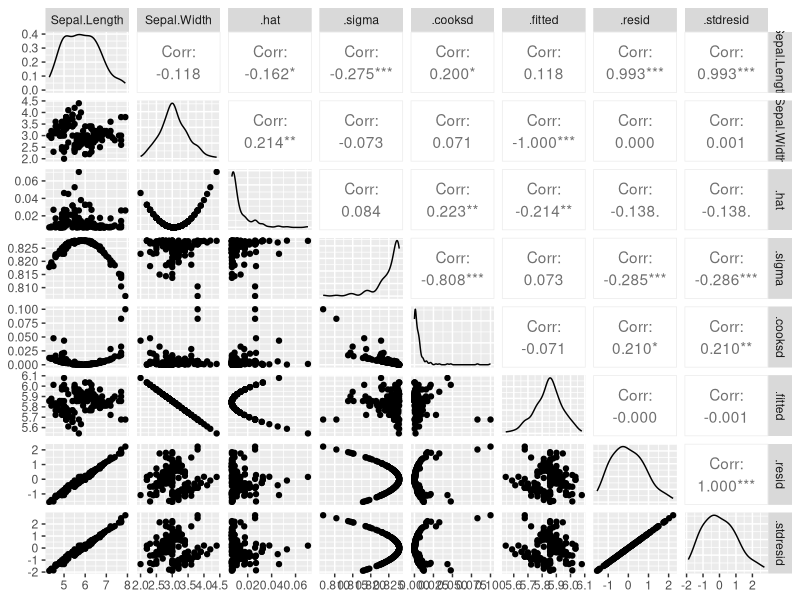

This chart was generated by the following R code: (Note: this script raises an error after producing the figure.)
library(tidyverse)

# Simulated messy dataset
set.seed(42)
df <- tibble(
  ID = 1:15,
  Name = c("Alice", "Bob", "Charlie", "David", "Eve", "Frank", "Grace", "Hank", "Ivy", "Jack",
           "Karen", "Leo", "Mona", "Nina", "Oscar"),
  Age = sample(20:50, 15, replace = TRUE),
  Group = rep(c("A", "B"), length.out = 15), 
  Income = c(50000, 60000, NA, 55000, 45000, NA, 70000, 52000, 58000, 61000,
             NA, 49000, 53000, NA, 62000),
  Address = c("123 St, CityA", "456 Rd, CityB", "789 Ln, CityC", "N/A", "456 Rd, CityB",
              "789 Ln, CityC", "123 St, CityA", "N/A", "456 Rd, CityB", "789 Ln, CityC",
              "123 St, CityA", "456 Rd, CityB", "N/A", "789 Ln, CityC", "123 St, CityA")
)

print(df)

#split up the data
df_a <- df %>% filter(Group == "A")
df_b <- df %>% filter(Group == "B")

#clean each subset
df_a_cleaned <- df_a %>% 
  mutate(Income = ifelse(is.na(Income), median(Income, na.rm = TRUE), Income))

df_b_cleaned <- df_b %>% 
  mutate(Address = ifelse(Address == "N/A", "Unknown", Address))

View(df_b_cleaned)

#join the two datasets
df <- bind_rows(df_a_cleaned, df_b_cleaned) %>% 
  arrange(ID)


#let's do some basic modeling
library(tidyverse)

data(iris)
str(iris)
summary(iris)

#build a simple model
model1 <- lm(Sepal.Length ~ Sepal.Width, data = iris)
summary(model1)

library(GGally)
ggpairs(model1)

#build another model
model2 <- lm(Sepal.Length ~ Sepal.Wiidth + Petal.Length + Petal.Width, data = iris)
